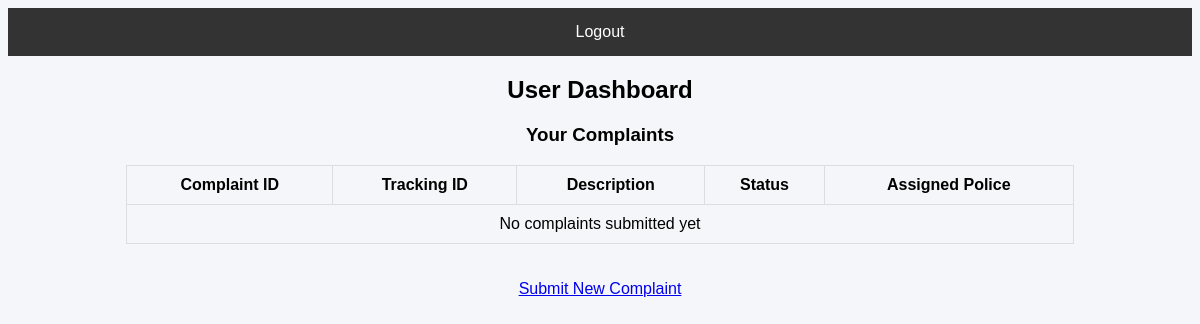
Page /user_dashboard (signed in) on the earlier database version.
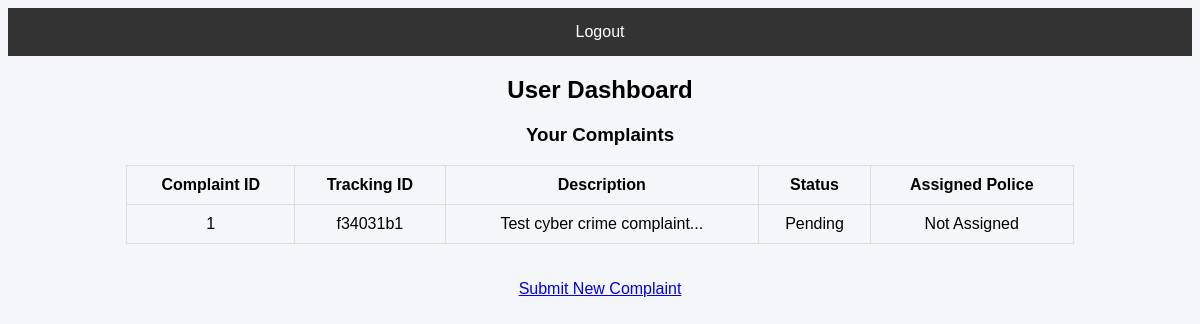
Same page on the later database version.
### tables this page shows
CREATE TABLE complaints(
complaint_id INTEGER PRIMARY KEY AUTOINCREMENT,
user_id INTEGER,
name TEXT,
email TEXT,
phone TEXT,
description TEXT,
evidence TEXT,
status TEXT DEFAULT 'Pending',
assigned_police_id INTEGER,
tracking_id TEXT,
FOREIGN KEY (user_id) REFERENCES users(user_id),
FOREIGN KEY (assigned_police_id) REFERENCES police(police_id)
);

### app.py (the view)
@app.route("/user_dashboard")
def user_dashboard():
    if session.get("role") != "user":
        return redirect("/")
    user_id = session["user_id"]
    conn = get_db()
    cur = conn.cursor()
    complaints = cur.execute("""
        SELECT c.*, p.name as police_name, p.department
        FROM complaints c
        LEFT JOIN police p ON c.assigned_police_id = p.police_id
        WHERE c.user_id = ?
    """, (user_id,)).fetchall()
    conn.close()
    return render_template("user_dashboard.html", complaints=complaints)

### app.py (called while the page is built)
def get_db():
    return sqlite3.connect("database.db")

### templates/user_dashboard.html (shortened to what this page needs)
<!DOCTYPE html>
<html>
<head>
<link rel="stylesheet" href="{{ url_for('static',filename='style.css') }}">
</head>
<body>
<div class="nav">
<a href="/logout">Logout</a>
</div>
<h2>User Dashboard</h2>
<h3>Your Complaints</h3>
<table>
<tr>
<th>Complaint ID</th>
<th>Tracking ID</th>
<th>Description</th>
<th>Status</th>
<th>Assigned Police</th>
</tr>
{% for c in complaints %}
<tr>
<td>{{c[0]}}</td>
<td>{{c[9]}}</td>
<td>{{c[5][:50]}}...</td>
<td>{{c[7]}}</td>
<td>{{c[10] if c[10] else 'Not Assigned'}}</td>
</tr>
{% endfor %}
{% if not complaints %}
<tr>
<td colspan="5">No complaints submitted yet</td>
</tr>
{% endif %}
</table>
<br><br>
<a href="/complaint">Submit New Complaint</a>
</body>
</html>

Differences in the rows shown:
added complaints: complaint_id "1", tracking "f34031b1", description "Test cyber crime complaint", status "Pending", c "Not Assigned"
Other differences:
text no longer shown: "No complaints submitted yet"
